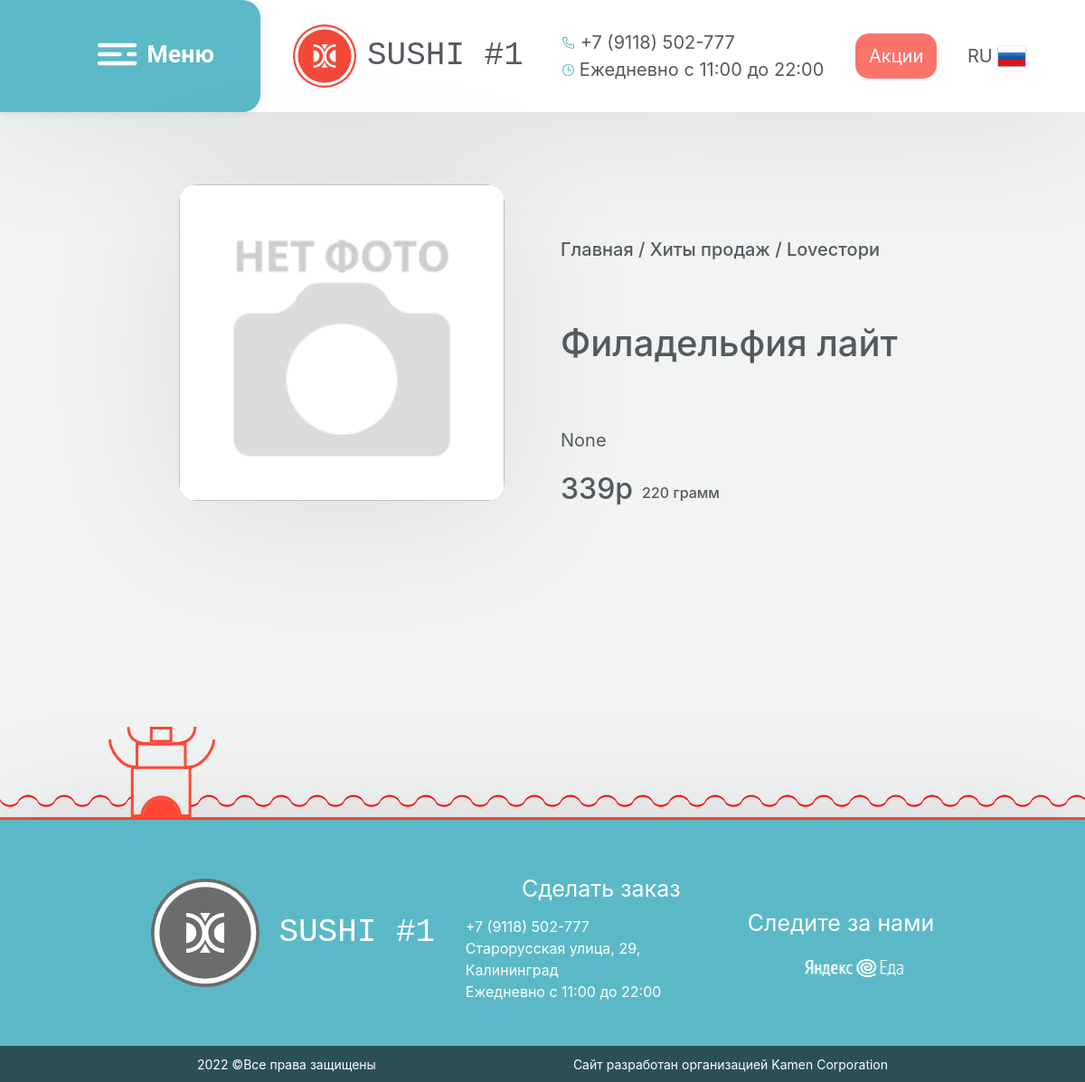
Page /meal/2 on the committed database.
### main/models.py (models this page shows)
class Food(models.Model):
    name = models.CharField(max_length=50, default="None")
    price = models.CharField(max_length=10, default="None")
    weight = models.CharField(max_length=10, default="None")
    description = models.TextField(default="None")
    filename = models.ImageField(default="-1.png")

### main/views.py (the view)
# urls.py: path('meal/<int:food_id>', views.show_meal),
def show_meal(request, food_id):
    if request.method == 'GET':
        try:
            food = Food.objects.get(id=food_id)
            data = {'food': food}
            return render(request, "main/meal.html", data)
        except Exception as e:
            print(str(e))
            print(traceback.format_exc())
            return HttpResponseNotFound('<h1>An error has occurred</h1>')

### main/templates/main/meal.html (shortened to what this page needs)
{% extends 'main/base.html' %}
{% block body %}
<main>
<div class="food-window">
    <div id="my-gallery" class="main-frame for-food-image vanilla-zoom" style="align-items: center; display: flex; flex-direction: column; justify-content: flex-start;">
        <img class="food-image zoomed-image">
    </div>
    <div class="main-frame description-frame">
        <span style="margin-top: 3em;"> <h5>Главная / Хиты продаж / Loveстори</h5> </span>
        <span style="margin-top: 3em;"> <h1> {{ food.name }} </h1> </span>
        <span style="margin-top: 3em;"> {{ food.description }} </span>
        <div style="margin-top: 1em; margin-left: 0em; display: flex; flex-direction: raw;">
            <span style="margin-right: 10px "> <h2> {{ food.price }}р </h2> </span>
            <span style="display: flex; align-items: flex-end; margin-bottom: 5px;"> <h6 >{{ food.weight }} грамм </h6> </span>
        </div>
    </div>
</div>
</main>
<link rel="stylesheet" href="/static/css/vanilla-zoom.css">
{% endblock %}

### main/static/css/style.css (style rules this page uses)
html { height: 100%; width: 100%; }
body { background-color: #f2f3f3; color: #54595F; margin: 0; padding: 0; width: 100%; height: 100%; font-size: 20px !important; }
main { width: 65%; margin-left: auto; margin-right: auto; }

### main/static/css/vanilla-zoom.css (style rules this page uses)
.vanilla-zoom { width: 100%; display: flex; }
.vanilla-zoom .zoomed-image { flex: 1; background-repeat: no-repeat; background-position: center; background-size: cover; margin-left: 5px; }

### main/templates/main/meal.html (style rules this page uses)
main { width: 75%; }
.food-window { margin: 0 0em; display: flex; flex-direction: raw; align-items: center; justify-content: space-around; }
.main-frame { width: 32em; height: 500px; margin: 2em 1em;  }
.food-image { width: 30vw; height: 30vw; border-radius: 20px; background-size: contain; background-repeat: no-repeat; box-shadow: 0 10px 150px rgba(0,0,0,0.1); }
.description-frame { display: flex; flex-direction: column; }

### rows in the picture
Food: name "Филадельфия лайт", description "None", price "339", weight "220"
